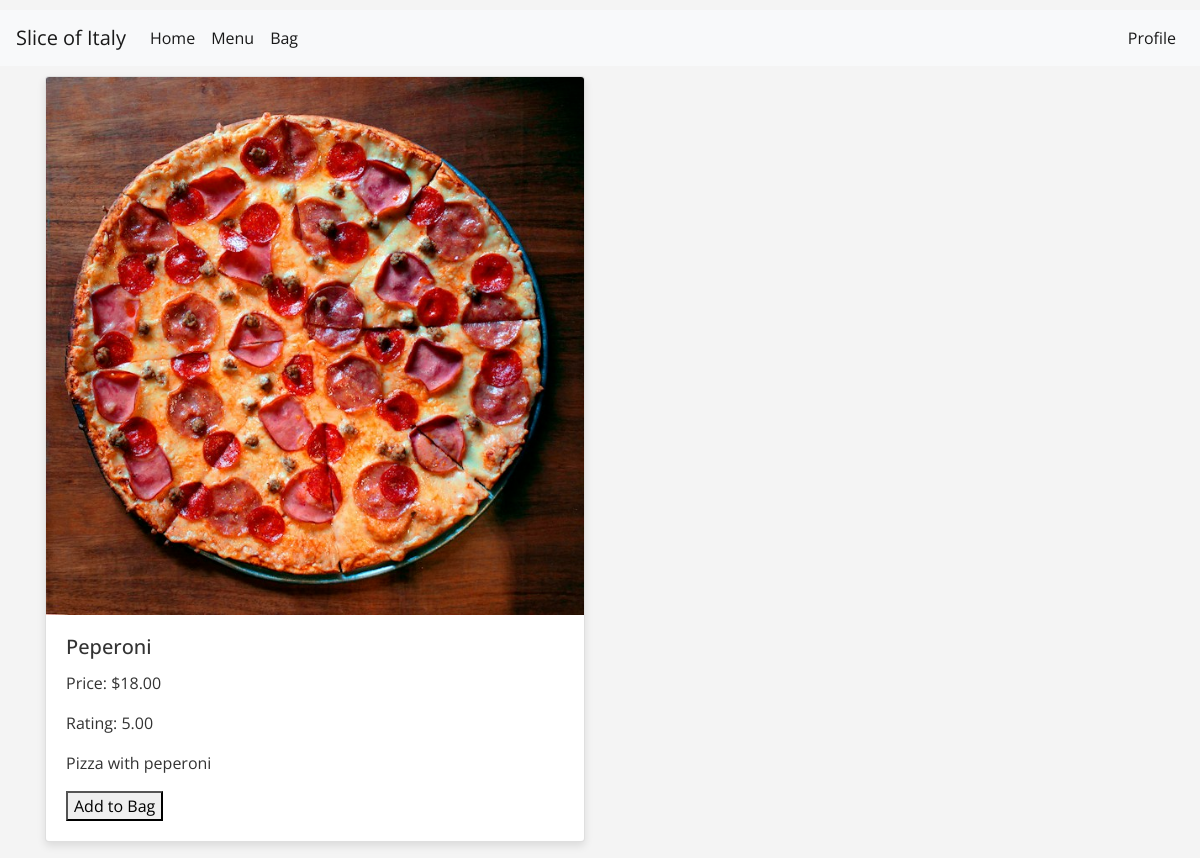
The page /pizzas/pizza/3/ on the database its author committed.
### pizzas/models.py (models this page shows, shortened)
class Pizza(models.Model):
    category = models.ForeignKey('Category', null=True, blank=True, on_delete=models.SET_NULL)
    sku = models.CharField(max_length=254, null=True, blank=True)
    name = models.CharField(max_length=254)
    description = models.TextField()
    price = models.DecimalField(max_digits=6, decimal_places=2)
    rating = models.DecimalField(max_digits=6, decimal_places=2, null=True, blank=True)
    image_url = models.URLField(max_length=1024, null=True, blank=True)
    image = models.ImageField(null=True, blank=True)

### pizzas/views.py (the view)
# urls.py: path('pizza/<int:pizza_id>/', views.pizzas_detail, name='pizzas_detail'),
def pizzas_detail(request, pizza_id):
    pizza = get_object_or_404(Pizza, pk=pizza_id)
    context = {
        'pizza': pizza,
    }
    return render(request, 'pizzas/pizzas_detail.html', context)

### pizzas/templates/pizzas/pizzas_detail.html (shortened to what this page needs)
{% extends "base.html" %}
{% block content %}
<div class="container">
    <div class="row">
        <div class="col-md-6 mb-3">
            <div class="card h-100">
                <img src="{{ pizza.image.url }}" class="card-img-top" alt="{{ pizza.name }}">
                <div class="card-body">
                    <h5 class="card-title">{{ pizza.name }}</h5>
                    <p class="card-text">Price: ${{ pizza.price }}</p>
                    <p class="card-text">Rating: {{ pizza.rating }}</p>
                    <p class="card-text">{{ pizza.description }}</p>
                    <form method="post" action="{% url 'add_to_bag' %}">
                        <button type="submit">Add to Bag</button>
                    </form>
                </div>
            </div>
        </div>
    </div>
</div>
{% endblock %}

### static/css/base.css (style rules this page uses)
:root { --primary-color: #008d41; --secondary-color: #F4F4F4; --accent-color: #CE2B37; --text-color: #333; --footer-background: #333; --font-primary: 'Open Sans', sans-serif; --font-secondary: 'Lobster', cursive; }
body, html { margin: 0; padding: 0; height: 100%; font-family: var(--font-primary); background-color: var(--secondary-color); color: var(--text-color); }
.card { box-shadow: 0 4px 8px rgba(0, 0, 0, 0.1); transition: transform 0.3s ease-in-out; }

### rows shown on the page
Pizza: image (picture), name "Peperoni", price "18.00", rating "5.00", description "Pizza with peperoni"
